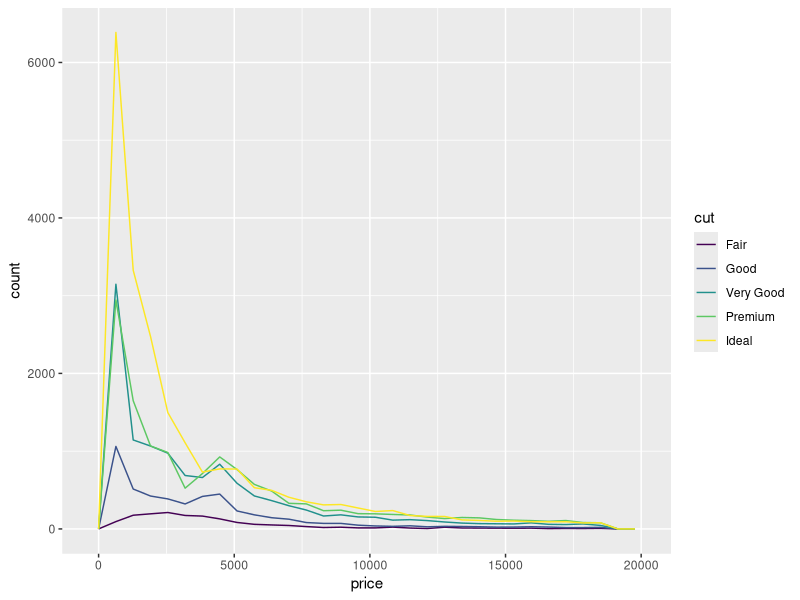
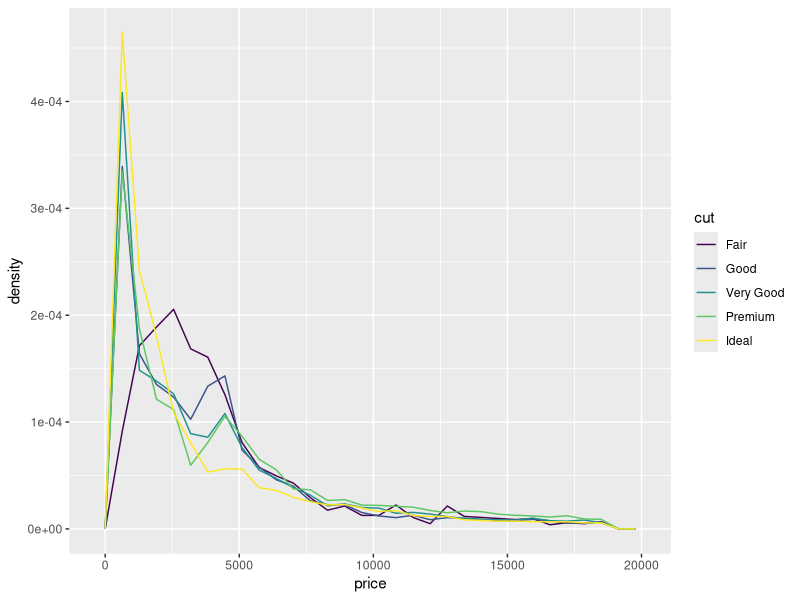
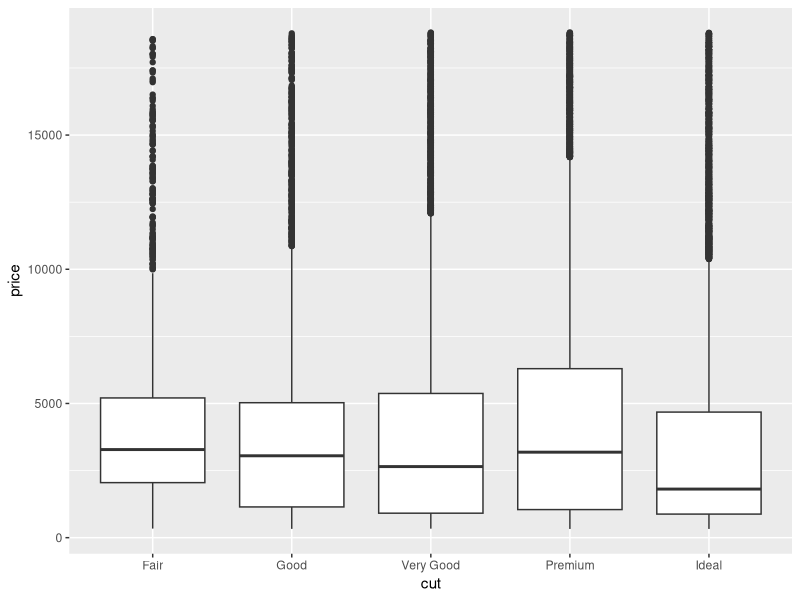
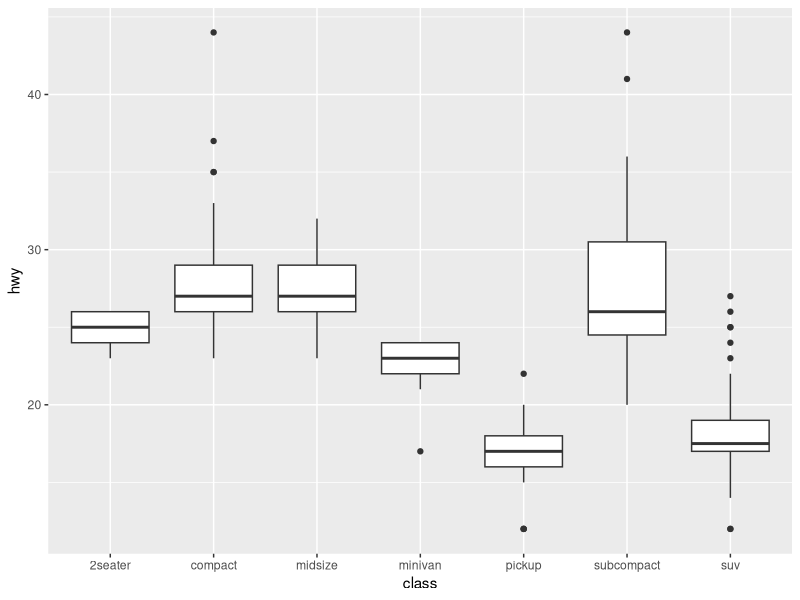
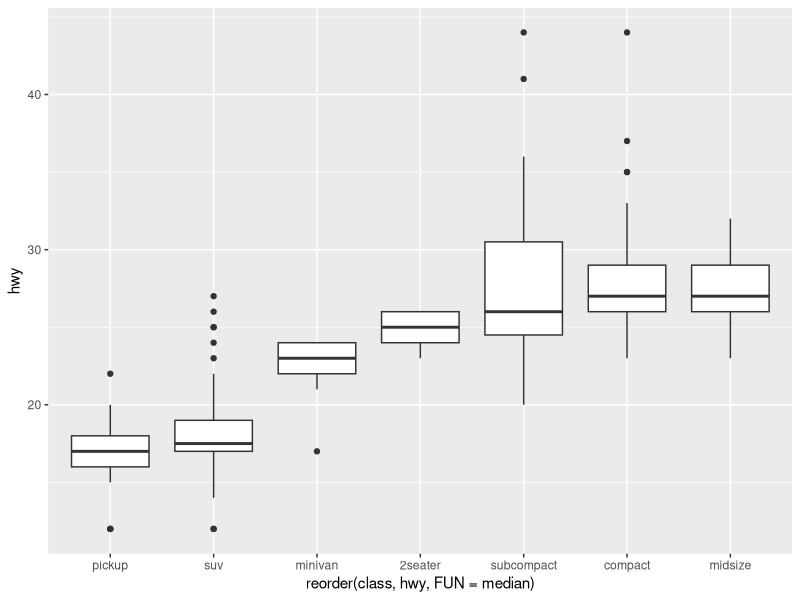
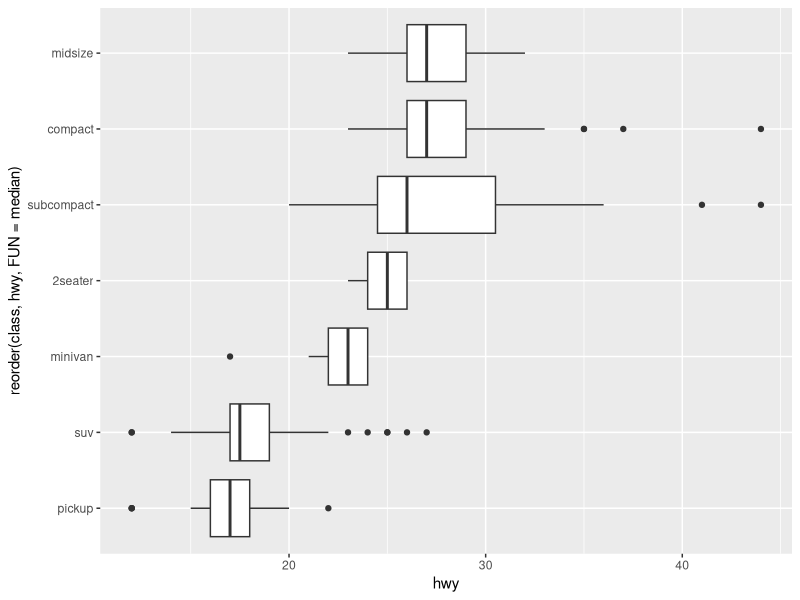
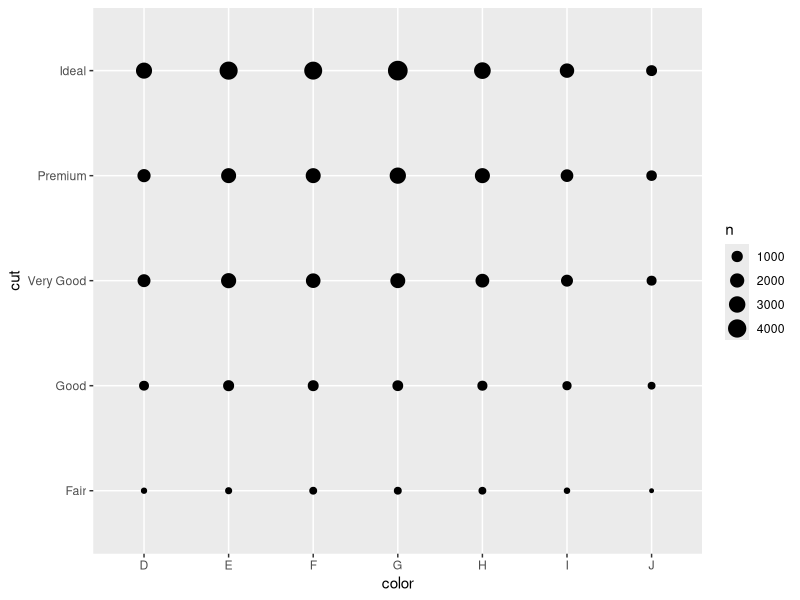
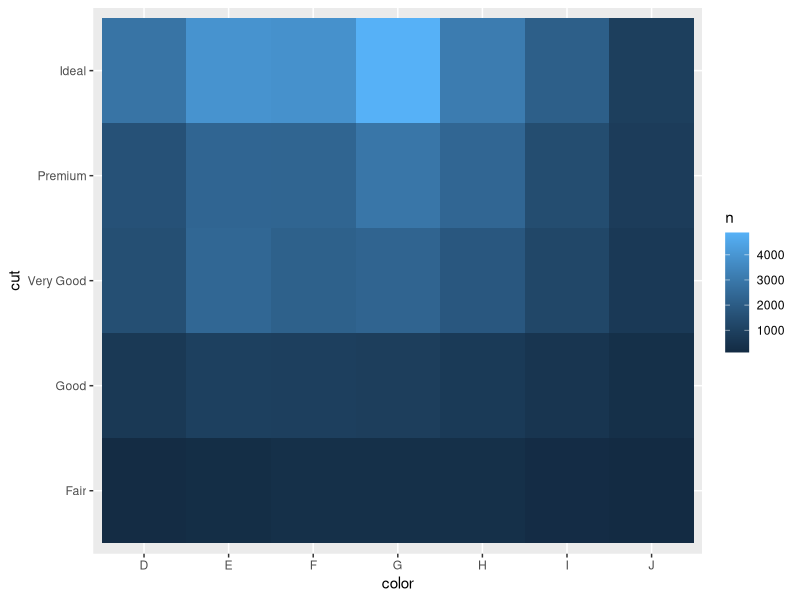

These figures' R source, in order:
## ---- chunk 1
knitr::opts_chunk$set(
  collapse = TRUE,
  comment = "#>"
)
## ---- chunk 2
library(tidyverse)
## ---- chunk 3
diamonds %>% 
  select(cut, price)
## ---- chunk 4
ggplot(diamonds) + 
  geom_freqpoly(aes(x = price, colour = cut))
## ---- chunk 5
ggplot(diamonds) + 
  geom_freqpoly(aes(x = price, y = ..density.., colour = cut))
## ---- chunk 6
ggplot(diamonds, aes(x = cut, y = price)) +
  geom_boxplot()
## ---- chunk 7
diamonds %>% 
  distinct(cut) %>% 
  pull()
## ---- chunk 8
mpg %>% 
  distinct(class) %>% 
  pull()
## ---- chunk 9
class_hwy <- aes(
  x = class,
  y = hwy
)
class_hwy
## ---- chunk 10
ggplot(mpg) +
  geom_boxplot(class_hwy)
## ---- chunk 11
class_reordered_by_median_hwy <- aes(
  x = reorder(class, hwy, FUN = median),
  y = hwy
)
class_reordered_by_median_hwy
## ---- chunk 12
p <- ggplot(mpg) +
  geom_boxplot(class_reordered_by_median_hwy)
p
## ---- chunk 13
p + coord_flip()
## ---- chunk 14
diamonds %>% 
  select(color, cut)
## ---- chunk 15
ggplot(diamonds) +
  geom_count(aes(color, cut))
## ---- chunk 16
diamonds %>% 
  count(color, cut) %>%  # Note the change from %>% to +
  ggplot() + 
    geom_tile(aes(color, cut, fill = n))
## ---- chunk 17
diamonds %>% 
  select(carat, price)
## ---- chunk 18
ggplot(diamonds) +
  geom_point(aes(carat, price))
## ---- chunk 19
ggplot(diamonds) + 
  geom_point(aes(carat, price), alpha = 1 / 100)
## ---- chunk 20
smaller <- diamonds %>% 
  filter(carat < 3)
## ---- chunk 21
ggplot(smaller) +
  geom_bin2d(aes(carat, price))
## ---- chunk 22
# install.packages("hexbin")
ggplot(smaller) +
  geom_hex(aes(carat, price))
## ---- chunk 23
ggplot(smaller) + 
  geom_boxplot(aes(carat, price, group = cut_width(carat, 0.1)))
## ---- chunk 24
ggplot(smaller) + 
  geom_boxplot(aes(carat, price, group = cut_number(carat, 20)))
